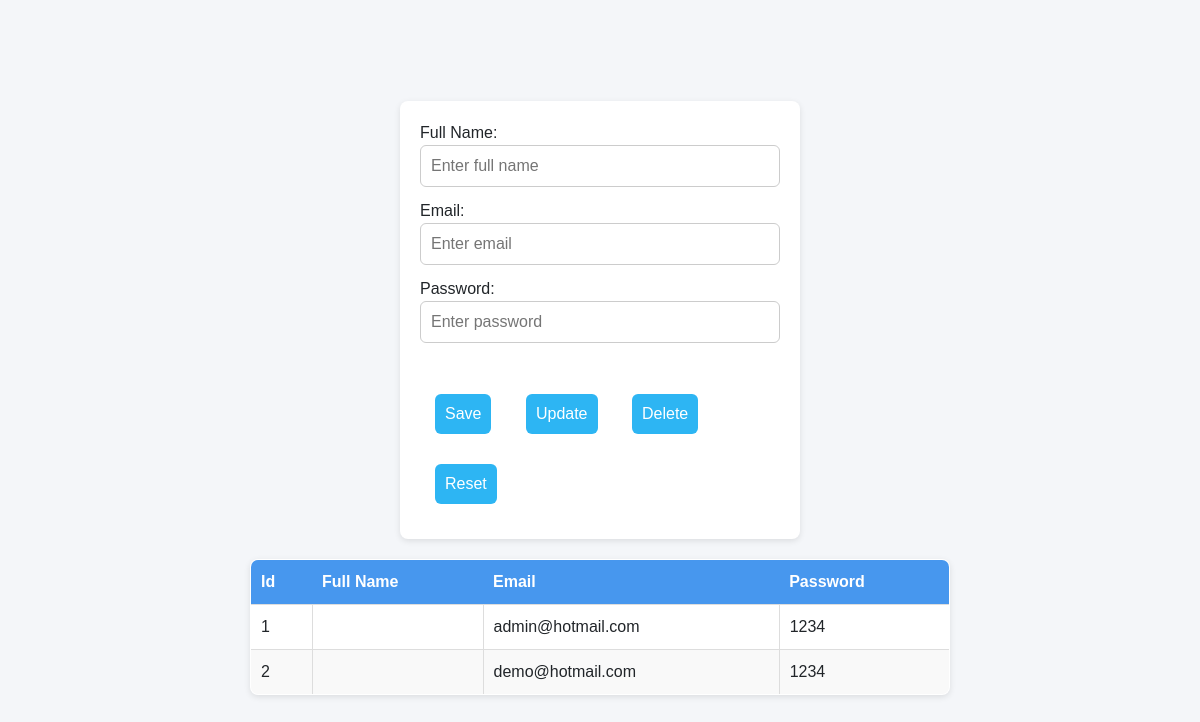
The app's page /jquery/jquery-CRUD/crud.php with its own data.
### tables this page shows
CREATE TABLE `user` (
  `id` int(10) NOT NULL primary key auto_increment,
  `pass` varchar(45) NOT NULL,
  `email` varchar(45) NOT NULL
);

### jquery/jquery-CRUD/crud.php (the view, shortened to what this page needs)
<?php
$db = new mysqli('localhost','root','','jquery_evidence');
?>
<!doctype html>
<html lang="en">
<head>
	<link rel="stylesheet" href="css/bootstrap.min.css">
	<link rel="stylesheet" href="css/style.css">
</head>
<body>
<form>
	<div> Full Name: <br />
		<input type="text" name="fullname" id="fullname" placeholder="Enter full name">
	</div>
	<div> Email: <br />
		<input type="text" name="email" id="email" placeholder="Enter email">
	</div>
	<div> Password: <br />
		<input type="text" name="pass" id="pass" placeholder="Enter password">
	</div>
	<br />
	<div>
		<input type="button" id="save" value="Save">
		<input type="button" id="update" value="Update">
		<input type="button" id="delete" value="Delete">
		<input type="button" id="reset" value="Reset">
	</div>
</form>
<table style="border-collapse:collapse" border="1" cellspacing="5">
	<thead>
		<tr>
			<th>Id</th>
			<th>Full Name</th>
			<th>Email</th>
			<th>Password</th>
		</tr>
	</thead>
	<tbody id="data">
		<?php
		$data = $db->query("SELECT * FROM user");
		while($row = $data->fetch_assoc()){
			echo "<tr>
					<td>{$row['id']}</td>
					<td>{$row['fullname']}</td>
					<td>{$row['email']}</td>
					<td>{$row['pass']}</td>
				</tr>";
		}
		?>
	</tbody>
</table>
</body>
</html>

### records on screen
user: id "1", email "admin@hotmail.com", pass "1234"
user: id "2", email "demo@hotmail.com", pass "1234"
